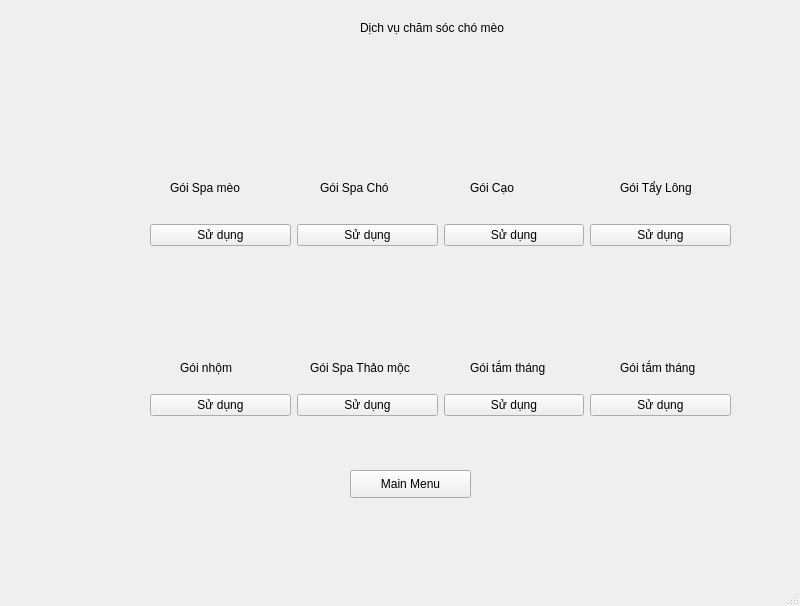
<?xml version="1.0" encoding="UTF-8"?>
<ui version="4.0">
 <class>MainWindow</class>
 <widget class="QMainWindow" name="MainWindow">
  <property name="geometry">
   <rect>
    <x>0</x>
    <y>0</y>
    <width>800</width>
    <height>606</height>
   </rect>
  </property>
  <property name="windowTitle">
   <string>MainWindow</string>
  </property>
  <widget class="QWidget" name="centralwidget">
   <widget class="QLabel" name="label">
    <property name="geometry">
     <rect>
      <x>0</x>
      <y>0</y>
      <width>151</width>
      <height>151</height>
     </rect>
    </property>
    <property name="styleSheet">
     <string notr="true">background-repeat: no-repeat;
background-position: center;
</string>
    </property>
    <property name="text">
     <string/>
    </property>
    <property name="pixmap">
     <pixmap resource="k.qrc">:/newPrefix/Downloads/spa.jpg</pixmap>
    </property>
    <property name="scaledContents">
     <bool>true</bool>
    </property>
   </widget>
   <widget class="QWidget" name="layoutWidget_3">
    <property name="geometry">
     <rect>
      <x>150</x>
      <y>220</y>
      <width>581</width>
      <height>30</height>
     </rect>
    </property>
    <layout class="QHBoxLayout" name="horizontalLayout">
     <item>
      <widget class="QPushButton" name="pushButton">
       <property name="text">
        <string>Sử dụng</string>
       </property>
      </widget>
     </item>
     <item>
      <widget class="QPushButton" name="pushButton_2">
       <property name="text">
        <string>Sử dụng</string>
       </property>
      </widget>
     </item>
     <item>
      <widget class="QPushButton" name="pushButton_3">
       <property name="text">
        <string>Sử dụng</string>
       </property>
      </widget>
     </item>
     <item>
      <widget class="QPushButton" name="pushButton_4">
       <property name="text">
        <string>Sử dụng</string>
       </property>
      </widget>
     </item>
    </layout>
   </widget>
   <widget class="QWidget" name="layoutWidget_4">
    <property name="geometry">
     <rect>
      <x>150</x>
      <y>390</y>
      <width>581</width>
      <height>30</height>
     </rect>
    </property>
    <layout class="QHBoxLayout" name="horizontalLayout_2">
     <item>
      <widget class="QPushButton" name="pushButton_5">
       <property name="text">
        <string>Sử dụng</string>
       </property>
      </widget>
     </item>
     <item>
      <widget class="QPushButton" name="pushButton_6">
       <property name="text">
        <string>Sử dụng</string>
       </property>
      </widget>
     </item>
     <item>
      <widget class="QPushButton" name="pushButton_7">
       <property name="text">
        <string>Sử dụng</string>
       </property>
      </widget>
     </item>
     <item>
      <widget class="QPushButton" name="pushButton_8">
       <property name="text">
        <string>Sử dụng</string>
       </property>
      </widget>
     </item>
    </layout>
   </widget>
   <widget class="QLabel" name="label_2">
    <property name="geometry">
     <rect>
      <x>160</x>
      <y>60</y>
      <width>121</width>
      <height>111</height>
     </rect>
    </property>
    <property name="text">
     <string/>
    </property>
    <property name="pixmap">
     <pixmap>../../../../../Screenshot 2024-11-18 224619.png</pixmap>
    </property>
    <property name="scaledContents">
     <bool>true</bool>
    </property>
   </widget>
   <widget class="QLabel" name="label_3">
    <property name="geometry">
     <rect>
      <x>310</x>
      <y>65</y>
      <width>121</width>
      <height>101</height>
     </rect>
    </property>
    <property name="text">
     <string/>
    </property>
    <property name="pixmap">
     <pixmap>../../../../../Screenshot 2024-11-18 225609.png</pixmap>
    </property>
    <property name="scaledContents">
     <bool>true</bool>
    </property>
   </widget>
   <widget class="QLabel" name="label_4">
    <property name="geometry">
     <rect>
      <x>460</x>
      <y>60</y>
      <width>121</width>
      <height>111</height>
     </rect>
    </property>
    <property name="text">
     <string/>
    </property>
    <property name="pixmap">
     <pixmap>../../../../../Screenshot 2024-11-18 225746.png</pixmap>
    </property>
    <property name="scaledContents">
     <bool>true</bool>
    </property>
   </widget>
   <widget class="QLabel" name="label_6">
    <property name="geometry">
     <rect>
      <x>160</x>
      <y>270</y>
      <width>101</width>
      <height>91</height>
     </rect>
    </property>
    <property name="text">
     <string/>
    </property>
    <property name="pixmap">
     <pixmap>../../../../../Screenshot 2024-11-18 230351.png</pixmap>
    </property>
    <property name="scaledContents">
     <bool>true</bool>
    </property>
   </widget>
   <widget class="QLabel" name="label_7">
    <property name="geometry">
     <rect>
      <x>320</x>
      <y>270</y>
      <width>91</width>
      <height>81</height>
     </rect>
    </property>
    <property name="text">
     <string/>
    </property>
    <property name="pixmap">
     <pixmap>../../../../../Screenshot 2024-11-18 230154.png</pixmap>
    </property>
    <property name="scaledContents">
     <bool>true</bool>
    </property>
   </widget>
   <widget class="QLabel" name="label_8">
    <property name="geometry">
     <rect>
      <x>470</x>
      <y>260</y>
      <width>101</width>
      <height>91</height>
     </rect>
    </property>
    <property name="text">
     <string/>
    </property>
    <property name="pixmap">
     <pixmap>../../../../../Screenshot 2024-11-18 230843.png</pixmap>
    </property>
    <property name="scaledContents">
     <bool>true</bool>
    </property>
   </widget>
   <widget class="QLabel" name="label_9">
    <property name="geometry">
     <rect>
      <x>620</x>
      <y>270</y>
      <width>91</width>
      <height>81</height>
     </rect>
    </property>
    <property name="text">
     <string/>
    </property>
    <property name="pixmap">
     <pixmap>../../../../../Screenshot 2024-11-18 230917.png</pixmap>
    </property>
    <property name="scaledContents">
     <bool>true</bool>
    </property>
   </widget>
   <widget class="QLabel" name="label_5">
    <property name="geometry">
     <rect>
      <x>610</x>
      <y>60</y>
      <width>101</width>
      <height>101</height>
     </rect>
    </property>
    <property name="text">
     <string/>
    </property>
    <property name="pixmap">
     <pixmap>../../../../../Screenshot 2024-11-18 225927.png</pixmap>
    </property>
    <property name="scaledContents">
     <bool>true</bool>
    </property>
   </widget>
   <widget class="QLabel" name="label_10">
    <property name="geometry">
     <rect>
      <x>360</x>
      <y>20</y>
      <width>211</width>
      <height>16</height>
     </rect>
    </property>
    <property name="text">
     <string>Dịch vụ chăm sóc chó mèo</string>
    </property>
   </widget>
   <widget class="QLabel" name="label_11">
    <property name="geometry">
     <rect>
      <x>170</x>
      <y>180</y>
      <width>91</width>
      <height>16</height>
     </rect>
    </property>
    <property name="text">
     <string>Gói Spa mèo</string>
    </property>
   </widget>
   <widget class="QLabel" name="label_12">
    <property name="geometry">
     <rect>
      <x>320</x>
      <y>180</y>
      <width>101</width>
      <height>16</height>
     </rect>
    </property>
    <property name="text">
     <string>Gói Spa Chó</string>
    </property>
   </widget>
   <widget class="QLabel" name="label_13">
    <property name="geometry">
     <rect>
      <x>470</x>
      <y>180</y>
      <width>55</width>
      <height>16</height>
     </rect>
    </property>
    <property name="text">
     <string>Gói Cạo</string>
    </property>
   </widget>
   <widget class="QLabel" name="label_14">
    <property name="geometry">
     <rect>
      <x>620</x>
      <y>180</y>
      <width>111</width>
      <height>16</height>
     </rect>
    </property>
    <property name="text">
     <string>Gói Tẩy Lông</string>
    </property>
   </widget>
   <widget class="QLabel" name="label_15">
    <property name="geometry">
     <rect>
      <x>180</x>
      <y>360</y>
      <width>71</width>
      <height>16</height>
     </rect>
    </property>
    <property name="text">
     <string>Gói nhộm</string>
    </property>
   </widget>
   <widget class="QLabel" name="label_16">
    <property name="geometry">
     <rect>
      <x>310</x>
      <y>360</y>
      <width>121</width>
      <height>16</height>
     </rect>
    </property>
    <property name="text">
     <string>Gói Spa Thảo mộc</string>
    </property>
   </widget>
   <widget class="QLabel" name="label_17">
    <property name="geometry">
     <rect>
      <x>470</x>
      <y>360</y>
      <width>131</width>
      <height>16</height>
     </rect>
    </property>
    <property name="text">
     <string>Gói tắm tháng</string>
    </property>
   </widget>
   <widget class="QLabel" name="label_18">
    <property name="geometry">
     <rect>
      <x>620</x>
      <y>360</y>
      <width>131</width>
      <height>16</height>
     </rect>
    </property>
    <property name="text">
     <string>Gói tắm tháng</string>
    </property>
   </widget>
   <widget class="QPushButton" name="pushButton_11">
    <property name="geometry">
     <rect>
      <x>350</x>
      <y>470</y>
      <width>121</width>
      <height>28</height>
     </rect>
    </property>
    <property name="text">
     <string>Main Menu</string>
    </property>
   </widget>
   <widget class="QLabel" name="label_19">
    <property name="geometry">
     <rect>
      <x>0</x>
      <y>0</y>
      <width>841</width>
      <height>591</height>
     </rect>
    </property>
    <property name="text">
     <string/>
    </property>
    <property name="pixmap">
     <pixmap>../../../Downloads/blob-scene-haikei.png</pixmap>
    </property>
    <property name="scaledContents">
     <bool>true</bool>
    </property>
   </widget>
   <zorder>label_19</zorder>
   <zorder>label</zorder>
   <zorder>layoutWidget_3</zorder>
   <zorder>layoutWidget_4</zorder>
   <zorder>label_2</zorder>
   <zorder>label_3</zorder>
   <zorder>label_4</zorder>
   <zorder>label_6</zorder>
   <zorder>label_7</zorder>
   <zorder>label_8</zorder>
   <zorder>label_9</zorder>
   <zorder>label_5</zorder>
   <zorder>label_10</zorder>
   <zorder>label_11</zorder>
   <zorder>label_12</zorder>
   <zorder>label_13</zorder>
   <zorder>label_14</zorder>
   <zorder>label_15</zorder>
   <zorder>label_16</zorder>
   <zorder>label_17</zorder>
   <zorder>label_18</zorder>
   <zorder>pushButton_11</zorder>
  </widget>
  <widget class="QMenuBar" name="menubar">
   <property name="geometry">
    <rect>
     <x>0</x>
     <y>0</y>
     <width>800</width>
     <height>26</height>
    </rect>
   </property>
  </widget>
  <widget class="QStatusBar" name="statusbar"/>
 </widget>
 <resources>
  <include location="k.qrc"/>
 </resources>
 <connections/>
</ui>
